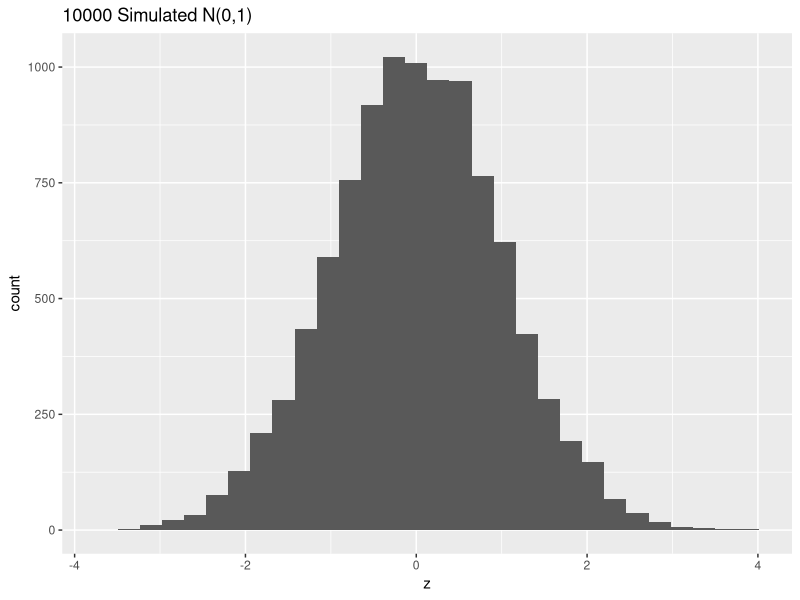
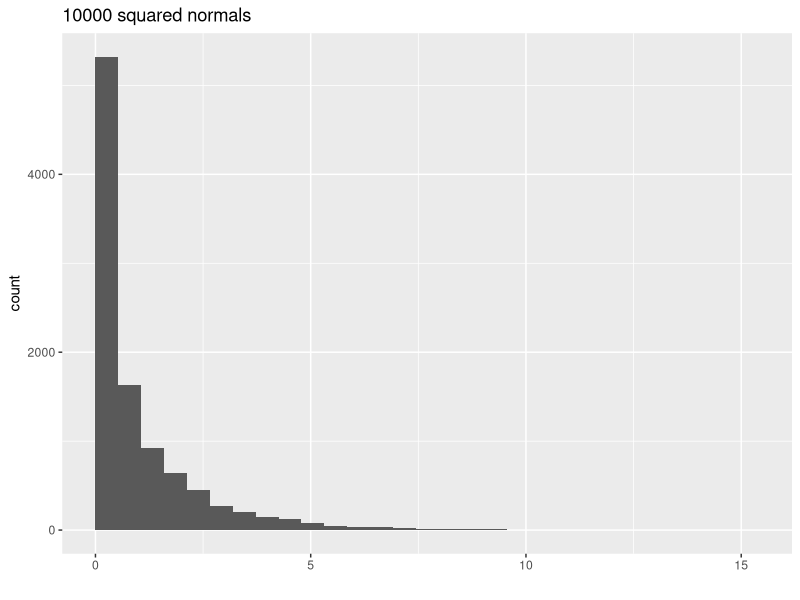
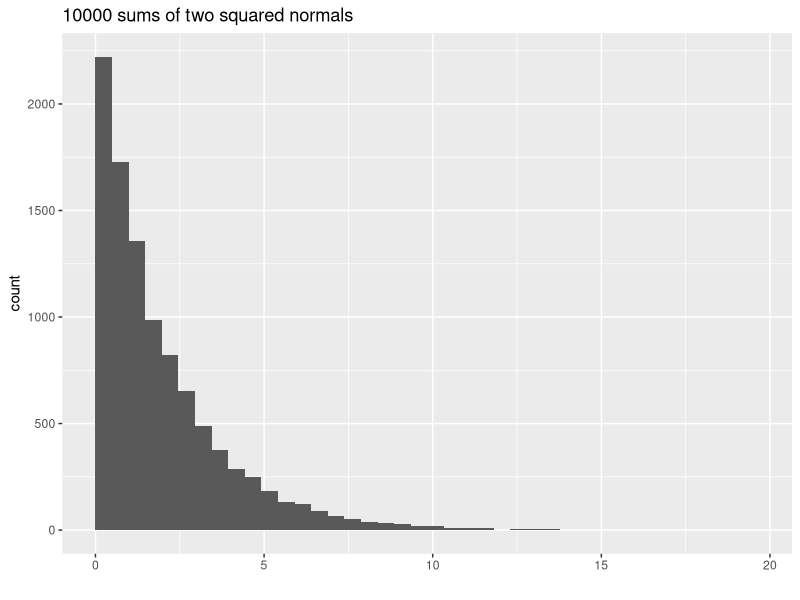
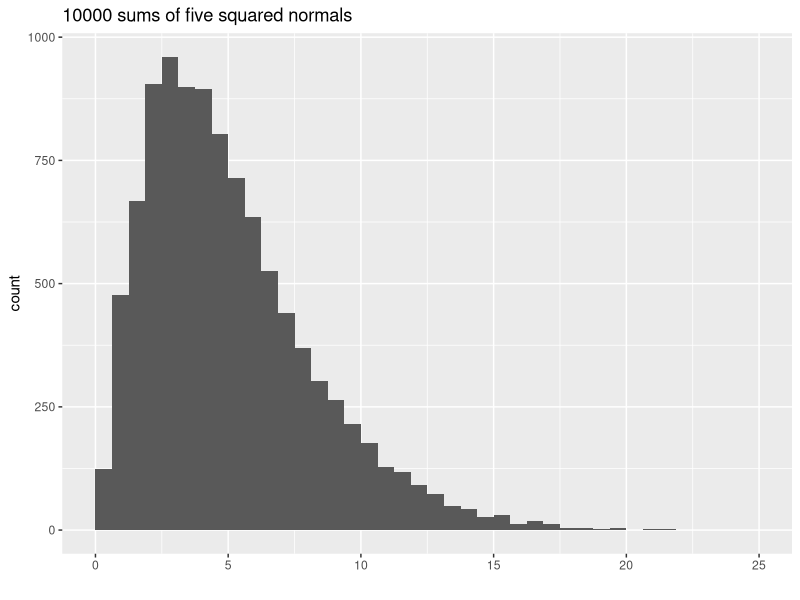
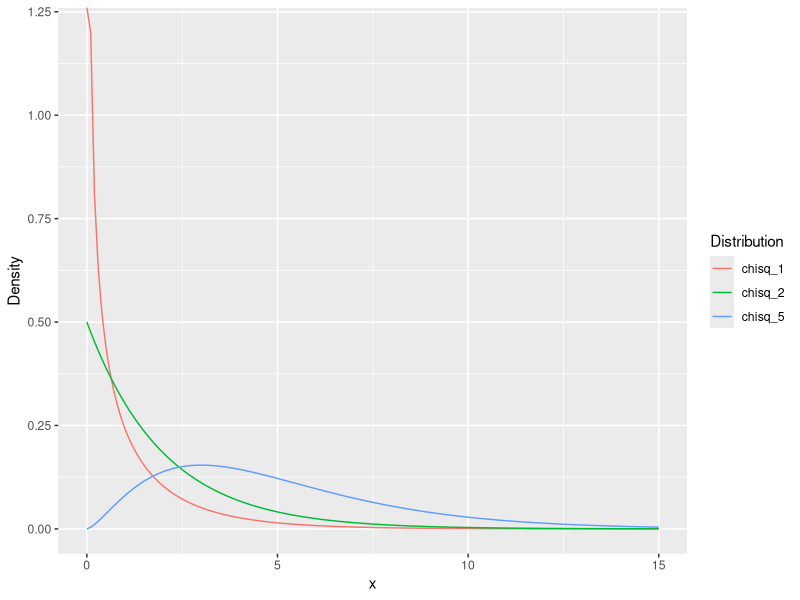
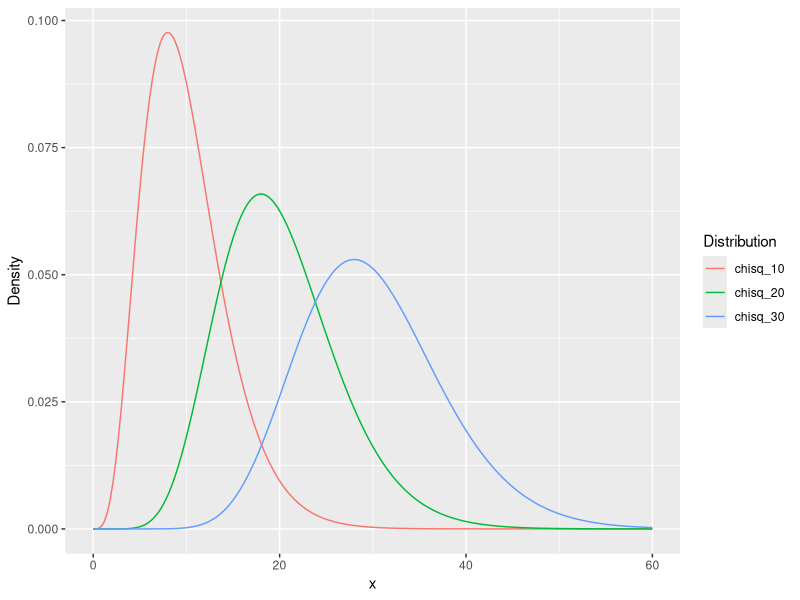
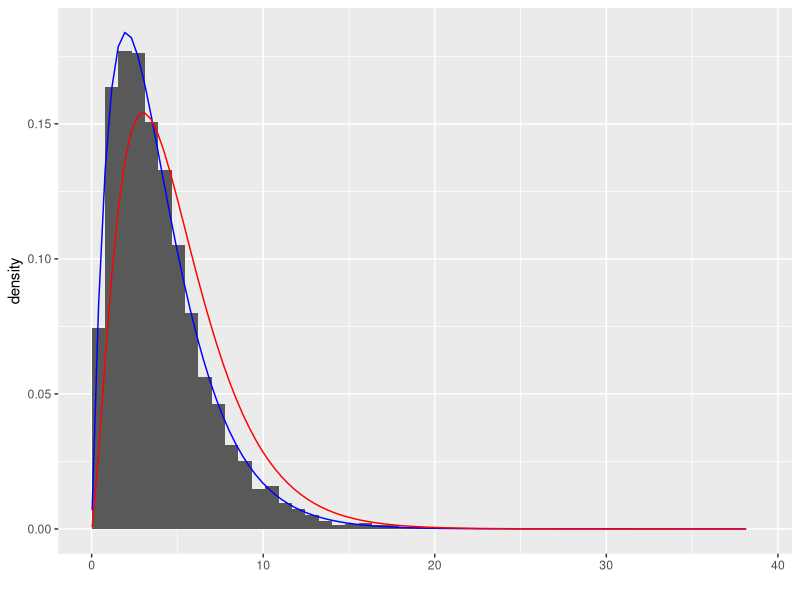
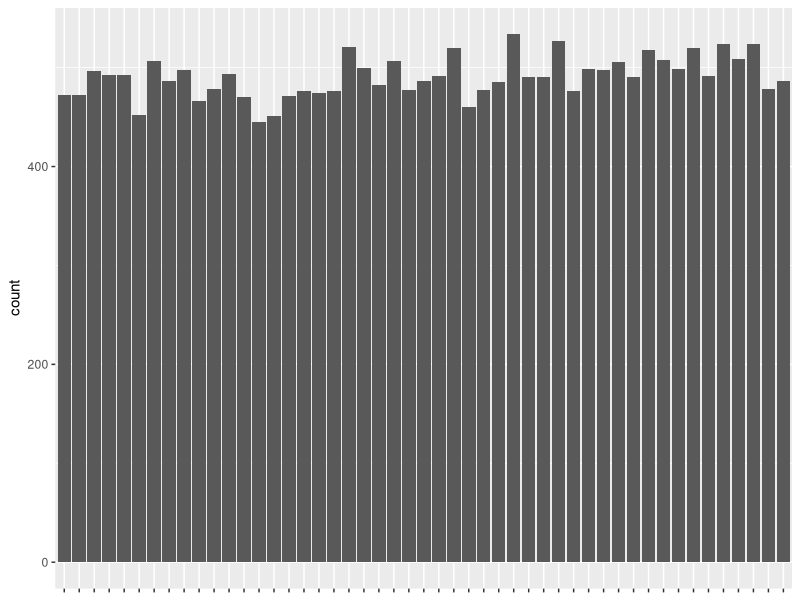

Write R code to recreate these figures, in order.
## ---- chunk 1
knitr::opts_chunk$set(echo = FALSE, message=FALSE,
                      dev='pdf', fig.width=4, fig.asp=0.618, fig.align='center')
options(tibble.width=70, scipen = 999)
## ---- chunk 2
library(tidyverse)

k <- 10000
data_frame(z = rnorm(k)) %>% 
  ggplot(aes(x=z)) + geom_histogram(bins=30) + ggtitle("10000 Simulated N(0,1)")
## ---- chunk 3
as.data.frame(replicate(1, rnorm(k))) %>% 
  mutate(sq=V1^2) %>% 
  ggplot(aes(x=sq)) + geom_histogram(bins=30, boundary=0) + ggtitle("10000 squared normals") + xlab("")
## ---- chunk 4
data_frame(ssq=apply(replicate(2, rnorm(k)), 1, function(x) sum(x^2))) %>% 
  ggplot(aes(x=ssq)) + geom_histogram(bins = 40, boundary=0) + ggtitle("10000 sums of two squared normals") + xlab("")
## ---- chunk 5
data_frame(ssq=apply(replicate(5, rnorm(k)), 1, function(x) sum(x^2))) %>% 
  ggplot(aes(x=ssq)) + geom_histogram(bins = 40, boundary=0) + ggtitle("10000 sums of five squared normals") + xlab("")
## ---- chunk 6
x <- seq(0, 15, by=0.1)
data_frame(x) %>% 
  mutate(chisq_1 = dchisq(x, 1),
         chisq_2 = dchisq(x, 2),
         chisq_5 = dchisq(x, 5)) %>% 
  gather(key=Distribution, value=Density, -x) %>% 
  ggplot(aes(x, y=Density, color=Distribution)) + geom_line()
## ---- chunk 7
x <- seq(0, 60, by=0.3)
data_frame(x) %>% 
  mutate(chisq_10 = dchisq(x, 10),
         chisq_20 = dchisq(x, 20),
         chisq_30 = dchisq(x, 30)) %>% 
  gather(key=Distribution, value=Density, -x) %>% 
  ggplot(aes(x, y=Density, color=Distribution)) + geom_line()
## ---- chunk 8

data.frame(ssq=apply(replicate(k, rnorm(5)), 2, 
                     function(x) sum((x-mean(x))^2))) %>% 
  ggplot(aes(x=ssq)) + geom_histogram(aes(y=..density..), bins=50, boundary=0) + xlab("") + 
  stat_function(fun=dchisq, args=list(df=4), color="Blue") + 
  stat_function(fun=dchisq, args=list(df=5), color="Red")
## ---- chunk 9
library(readxl)
options(tibble.print_min=5)
lotto <- read_excel("649.xlsx")
lotto
## ---- chunk 10
all_numbers <- gather(lotto, "number", "numbers", 2:8) %>% 
  select(numbers) %>% 
  filter(!is.na(numbers)) %>% 
  mutate(numbers=factor(numbers))

all_numbers %>% 
  ggplot(aes(x=factor(numbers))) + geom_bar() + 
  theme(axis.title.x=element_blank(), axis.text.x = element_blank())
## ---- chunk 11
all_numbers %>% 
  group_by(numbers) %>% 
  summarize(O_i=n())
## ---- chunk 12
all_numbers_calc <- all_numbers %>% 
  group_by(numbers) %>% 
  summarize('O_i'=n()) %>% 
  mutate('E_i'=round(nrow(all_numbers)/49, 2), D_i = (O_i-E_i)^2/E_i) 
all_numbers_calc
## ---- chunk 13
x <- seq(0.1, 100, by=0.5)
plot(x, dchisq(x, 48), type='l', ylab="", xlab="", main="Chi-sq with 48 df")
abline(v = sum(all_numbers_calc$D_i), col="red", lwd=2)
## ---- chunk 14
x <- seq(0, 60, by=0.3)
data_frame(x) %>% 
  mutate(chisq_10 = dchisq(x, 10),
         chisq_20 = dchisq(x, 20),
         chisq_30 = dchisq(x, 30)) %>% 
  gather(key=Distribution, value=Density, -x) %>% 
  ggplot(aes(x, y=Density, color=Distribution)) + geom_line()
## ---- chunk 15
gas <- read_excel("pipeline.xlsx", col_types = rep("text", 4))
gas <- gas %>% 
  mutate(Leak=factor(Leak), Size=factor(Size, levels=c("1","1.5","1.75"), ordered=TRUE),
         Material=factor(Material), Pressure=factor(Pressure))
gas
## ---- chunk 16
library(xtable)
print(xtable(addmargins(table(gas$Leak, gas$Pressure)), digits = 0),
      comment = FALSE)
## ---- chunk 17
library(xtable)
print(xtable(addmargins(table(gas$Leak, gas$Pressure)), digits = 0),
      comment = FALSE)
## ---- chunk 18
library(xtable)
print(xtable(addmargins(prop.table(table(gas$Leak, gas$Pressure))), digits = 3),
      comment = FALSE)
